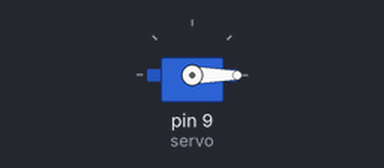
This sketch was run on a simulated Arduino Uno, built with avr-gcc and run on an emulated ATmega328P. Shown: servo.

Above: at 0.05 s.
At 4.25 s:
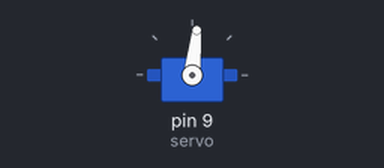
At 8.55 s:
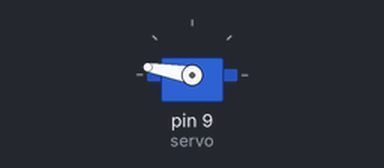
At 17.05 s:
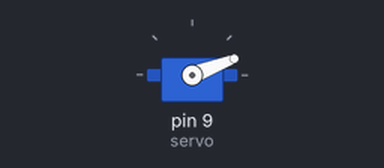
Timing chart, 0 to 23.6 s (numbered marks = the images above):
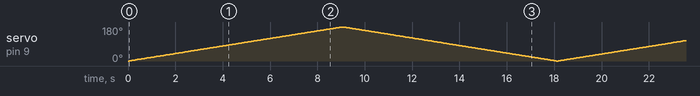

The sketch:

servo01.ino
```cpp
#include <Servo.h>

Servo servo;

int pos = 0;

void setup() {
  servo.attach(9);
}

void loop() {
  for (pos = 0; pos <= 180; pos += 1) {
    servo.write(pos);
    delay(50);
  }
  for (pos = 180; pos >= 0; pos -= 1) {
    servo.write(pos);
    delay(50);
  }
}
```
